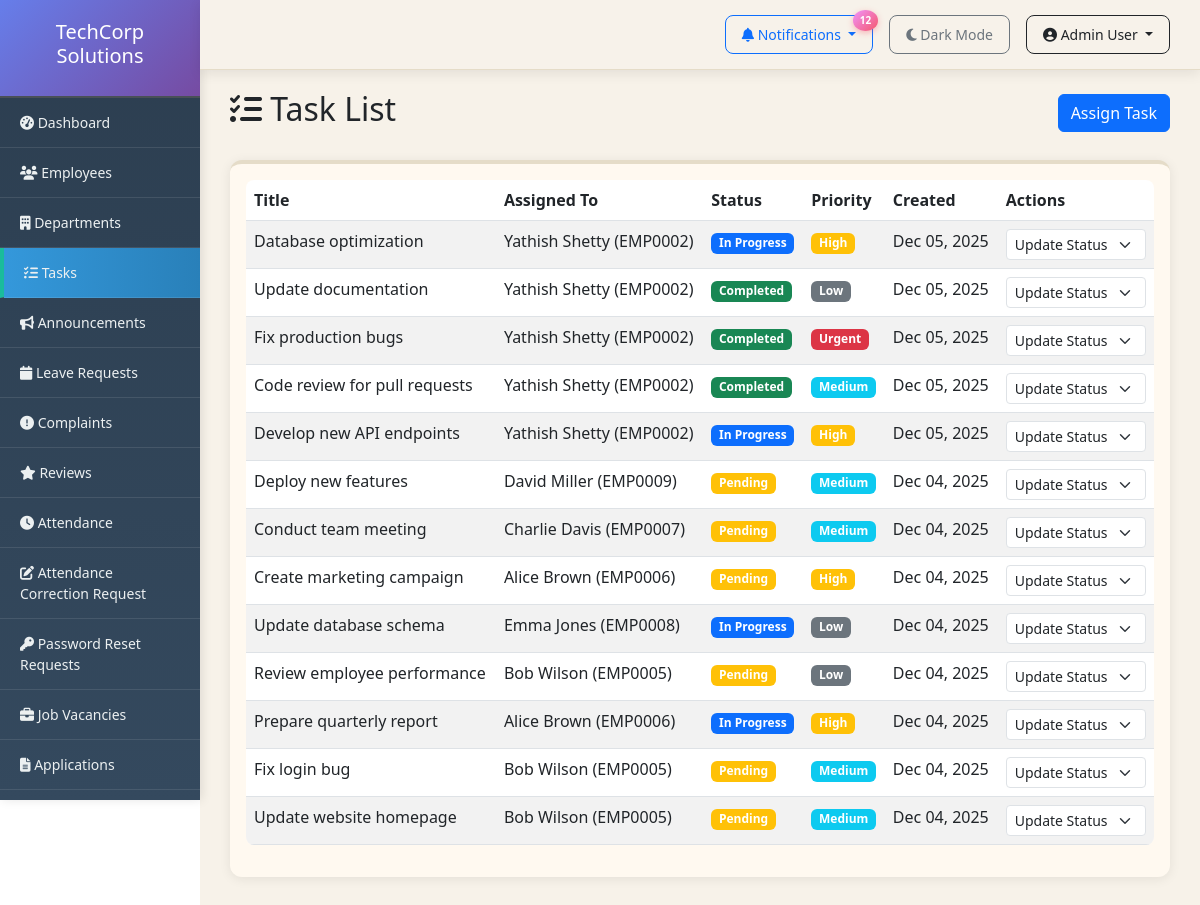
/admin-panel/tasks/ (signed in), run on the app's committed database.
### employees/models.py (models this page shows, shortened)
class Task(models.Model):
    STATUS_CHOICES = [
        ('pending', 'Pending'),
        ('in_progress', 'In Progress'),
        ('completed', 'Completed'),
        ('overdue', 'Overdue'),
    ]
    PRIORITY_CHOICES = [
        ('low', 'Low'),
        ('medium', 'Medium'),
        ('high', 'High'),
        ('urgent', 'Urgent'),
    ]
    title = models.CharField(max_length=200)
    description = models.TextField()
    assigned_to = models.ForeignKey(Employee, on_delete=models.CASCADE, related_name='tasks')
    assigned_by = models.ForeignKey(Employee, on_delete=models.SET_NULL, null=True, related_name='assigned_tasks')
    department = models.ForeignKey(Department, on_delete=models.SET_NULL, null=True)
    status = models.CharField(max_length=20, choices=STATUS_CHOICES, default='pending')
    priority = models.CharField(max_length=20, choices=PRIORITY_CHOICES, default='medium')
    created_at = models.DateTimeField(auto_now_add=True)
    updated_at = models.DateTimeField(auto_now=True)
    completed_at = models.DateTimeField(null=True, blank=True)

class Employee(models.Model):
    user = models.OneToOneField(User, on_delete=models.CASCADE)
    employee_id = models.CharField(max_length=20, unique=True)
    department = models.ForeignKey(Department, on_delete=models.SET_NULL, null=True)
    role = models.ForeignKey(Role, on_delete=models.SET_NULL, null=True)
    phone = models.CharField(max_length=15)
    date_of_birth = models.DateField(null=True, blank=True)
    date_joined = models.DateField(default=timezone.now)
    address = models.TextField(blank=True)
    profile_picture = models.ImageField(upload_to='profiles/', blank=True)
    position = models.CharField(max_length=100, blank=True)
    is_manager = models.BooleanField(default=False)
    salary = models.DecimalField(max_digits=10, decimal_places=2, null=True, blank=True)
    theme_preference = models.CharField(max_length=10, choices=[('light', 'Light'), ('dark', 'Dark')], default='light')
    def __str__(self):
        return f"{self.user.get_full_name()} ({self.employee_id})"

### employees/views.py (the view)
# urls.py: path('admin-panel/tasks/', views.task_list, name='task_list'),
@login_required
@user_passes_test(is_admin)
def task_list(request):
    tasks = Task.objects.select_related('assigned_to', 'assigned_by', 'department').all().order_by('-created_at')
    return render(request, 'admin/task_list.html', {'tasks': tasks})

### employees/context_processors.py (called while the page is built)
def notifications(request):
    context = {
        'pending_count': 0,
        'leave_count': 0,
        'correction_count': 0,
        'password_reset_count': 0,
    }
    if request.user.is_authenticated and request.user.is_staff:
        leave_count = Leave.objects.filter(status='pending').count()
        correction_count = AttendanceCorrection.objects.filter(status='pending').count()
        password_reset_count = PasswordResetRequest.objects.filter(status='pending').count()
        context.update({
            'leave_count': leave_count,
            'correction_count': correction_count,
            'password_reset_count': password_reset_count,
            'pending_count': leave_count + correction_count + password_reset_count,
        })
    return context

### employees/views.py (called while the page is built)
def is_admin(user):
    return user.is_staff or user.is_superuser

### employees/templates/admin/task_list.html (shortened to what this page needs)
{% extends 'base.html' %}
{% block content %}
<div class="d-flex justify-content-between align-items-center mb-4">
    <h2><i class="fas fa-tasks"></i> Task List</h2>
    <a href="{% url 'task_assign' %}" class="btn btn-primary">Assign Task</a>
</div>
<div class="card">
    <div class="card-body">
        {% if tasks %}
            <div class="table-responsive">
                <table class="table table-striped">
                    <thead>
                        <tr>
                            <th>Title</th>
                            <th>Assigned To</th>
                            <th>Status</th>
                            <th>Priority</th>
                            <th>Created</th>
                            <th>Actions</th>
                        </tr>
                    </thead>
                    <tbody>
                        {% for task in tasks %}
                        <tr>
                            <td>{{ task.title }}</td>
                            <td>{{ task.assigned_to }}</td>
                            <td>
                                <span class="badge bg-{% if task.status == 'completed' %}success{% elif task.status == 'in_progress' %}primary{% elif task.status == 'overdue' %}danger{% else %}warning{% endif %}">
                                    {{ task.get_status_display }}
                                </span>
                            </td>
                            <td>
                                <span class="badge bg-{% if task.priority == 'urgent' %}danger{% elif task.priority == 'high' %}warning{% elif task.priority == 'medium' %}info{% else %}secondary{% endif %}">
                                    {{ task.get_priority_display }}
                                </span>
                            </td>
                            <td>{{ task.created_at|date:"M d, Y" }}</td>
                            <td>
                                <form method="post" action="{% url 'task_update_status' task.pk %}" class="d-inline">
                                    <select name="status" class="form-select form-select-sm" onchange="this.form.submit()">
                                        <option value="">Update Status</option>
                                    </select>
                                </form>
                            </td>
                        </tr>
                        {% endfor %}
                    </tbody>
                </table>
            </div>
        {% else %}
            <p class="text-muted text-center">No tasks found.</p>
        {% endif %}
    </div>
</div>
{% endblock %}

### employees/templates/base.html (shortened to what this page needs)
<!DOCTYPE html>
<html lang="en">
<head>
    <link href="https://cdn.jsdelivr.net/npm/bootstrap@5.3.0/dist/css/bootstrap.min.css" rel="stylesheet">
    <link rel="stylesheet" href="https://cdnjs.cloudflare.com/ajax/libs/font-awesome/6.4.0/css/all.min.css">
</head>
<body>
    <nav class="top-navbar d-flex justify-content-end align-items-center">
        {% if user.is_staff %}
        <div class="dropdown me-3">
            <button class="btn btn-sm btn-outline-primary dropdown-toggle" type="button" data-bs-toggle="dropdown">
                <i class="fas fa-bell"></i> Notifications
                {% if pending_count > 0 %}
                <span class="notification-badge">{{ pending_count }}</span>
                {% endif %}
            </button>
        </div>
        {% endif %}
        <a href="{% url 'toggle_theme' %}" class="btn btn-sm btn-outline-secondary me-3">
            {% if user.is_authenticated and user.employee.theme_preference == 'dark' %}
                <i class="fas fa-sun"></i> Light Mode
            {% else %}
                <i class="fas fa-moon"></i> Dark Mode
            {% endif %}
        </a>
        <div class="dropdown">
            <button class="btn btn-sm btn-outline-dark dropdown-toggle" type="button" data-bs-toggle="dropdown">
                <i class="fas fa-user-circle"></i> {{ user.get_full_name|default:user.username }}
            </button>
        </div>
    </nav>
    <div class="container-fluid">
        <div class="row">
            <div class="col-md-2 sidebar">
                <div class="logo-header">
                    <h5>TechCorp Solutions</h5>
                </div>
                {% if user.is_staff %}
                <a href="{% url 'admin_dashboard' %}"><i class="fas fa-tachometer-alt"></i> Dashboard</a>
                <a href="{% url 'employee_list' %}"><i class="fas fa-users"></i> Employees</a>
                <a href="{% url 'department_list' %}"><i class="fas fa-building"></i> Departments</a>
                <a href="{% url 'task_list' %}"><i class="fas fa-tasks"></i> Tasks</a>
                <a href="{% url 'announcement_list' %}"><i class="fas fa-bullhorn"></i> Announcements</a>
                <a href="{% url 'leave_requests' %}"><i class="fas fa-calendar"></i> Leave Requests</a>
                <a href="{% url 'complaint_list' %}"><i class="fas fa-exclamation-circle"></i> Complaints</a>
                <a href="{% url 'review_list' %}"><i class="fas fa-star"></i> Reviews</a>
                <a href="{% url 'admin_attendance_list' %}"><i class="fas fa-clock"></i> Attendance</a>
                <a href="{% url 'admin_correction_list' %}"><i class="fas fa-edit"></i> Attendance Correction Request</a>
                <a href="{% url 'admin_password_reset_list' %}"><i class="fas fa-key"></i> Password Reset Requests</a>
                <a href="{% url 'vacancy_list' %}"><i class="fas fa-briefcase"></i> Job Vacancies</a>
                <a href="{% url 'application_list' %}"><i class="fas fa-file-alt"></i> Applications</a>
                <a href="{% url 'admin_salary_management' %}"> Salary Management</a>
                {% endif %}
            </div>
            <div class="col-md-10 content">
                {% block content %}{% endblock %}
            </div>
        </div>
    </div>
</body>
</html>

### employees/templates/base.html (style rules this page uses)
* { transition: background-color 0.3s ease, color 0.3s ease; }
body { font-family: 'Segoe UI', Tahoma, Geneva, Verdana, sans-serif; }
.sidebar { position: fixed; top: 0; left: 0; height: 100vh; overflow-y: auto; background: linear-gradient(180deg, #2c3e50 0%, #34495e 100%) !important; padding: 0; width: 16.666667%; box-shadow: 2px 0 10px rgba(0,0,0,0.1); }
.sidebar a { color: #ecf0f1 !important; text-decoration: none; padding: 14px 20px; display: block; border-bottom: 1px solid rgba(255,255,255,0.1); transition: all 0.3s ease; font-size: 14px; }
.sidebar a.active { background: linear-gradient(90deg, #3498db 0%, #2980b9 100%) !important; border-left: 4px solid #1abc9c; padding-left: 20px; }
.sidebar .logo-header { background: linear-gradient(135deg, #667eea 0%, #764ba2 100%) !important; color: white !important; }
.content { padding: 30px; margin-top: 60px; margin-left: 16.666667%; background: #F7F2E9; min-height: calc(100vh - 60px); }
.card { background: #FFF9F0; backdrop-filter: blur(10px); border: none; border-top: 4px solid #E5DCC8; border-radius: 12px; box-shadow: 0 2px 12px rgba(0, 0, 0, 0.08); transition: transform 0.3s ease, box-shadow 0.3s ease; }
.logo-header { background: #2c3e50; color: white; padding: 20px; text-align: center; border-bottom: 2px solid #495057; }
.top-navbar { position: fixed; top: 0; right: 0; left: 16.666667%; z-index: 1000; background: rgba(247, 242, 233, 0.95); border-bottom: 1px solid #E5DCC8; padding: 15px 30px; box-shadow: 0 4px 12px rgba(0,0,0,0.08); backdrop-filter: blur(20px); }
.top-navbar .btn { border-radius: 8px; padding: 8px 16px; font-weight: 500; transition: all 0.3s ease; }
.notification-badge { position: absolute; top: -5px; right: -5px; background: linear-gradient(135deg, #f093fb 0%, #f5576c 100%); color: white; border-radius: 50%; padding: 3px 7px; font-size: 10px; font-weight: bold; box-shadow: 0 2px 6px rgba(245, 87, 108, 0.4); animation: pulse 2s infinite; }
.table { border-radius: 8px; overflow: hidden; }

### data on the page
Task: title "Database optimization", assigned_to "Yathish Shetty (EMP0002)", status "In Progress", priority "High", created_at "Dec 05, 2025"
Task: title "Update documentation", assigned_to "Yathish Shetty (EMP0002)", status "Completed", priority "Low", created_at "Dec 05, 2025"
Task: title "Fix production bugs", assigned_to "Yathish Shetty (EMP0002)", status "Completed", priority "Urgent", created_at "Dec 05, 2025"
Task: title "Code review for pull requests", assigned_to "Yathish Shetty (EMP0002)", status "Completed", priority "Medium", created_at "Dec 05, 2025"
Task: title "Develop new API endpoints", assigned_to "Yathish Shetty (EMP0002)", status "In Progress", priority "High", created_at "Dec 05, 2025"
Task: title "Deploy new features", assigned_to "David Miller (EMP0009)", status "Pending", priority "Medium", created_at "Dec 04, 2025"
Task: title "Conduct team meeting", assigned_to "Charlie Davis (EMP0007)", status "Pending", priority "Medium", created_at "Dec 04, 2025"
Task: title "Create marketing campaign", assigned_to "Alice Brown (EMP0006)", status "Pending", priority "High", created_at "Dec 04, 2025"
Task: title "Update database schema", assigned_to "Emma Jones (EMP0008)", status "In Progress", priority "Low", created_at "Dec 04, 2025"
Task: title "Review employee performance", assigned_to "Bob Wilson (EMP0005)", status "Pending", priority "Low", created_at "Dec 04, 2025"
Task: title "Prepare quarterly report", assigned_to "Alice Brown (EMP0006)", status "In Progress", priority "High", created_at "Dec 04, 2025"
Task: title "Fix login bug", assigned_to "Bob Wilson (EMP0005)", status "Pending", priority "Medium", created_at "Dec 04, 2025"
Task: title "Update website homepage", assigned_to "Bob Wilson (EMP0005)", status "Pending", priority "Medium", created_at "Dec 04, 2025"

### other printed values
{{ pending_count }} "12"
{{ user.get_full_name|default:user.username }} "Admin User"
